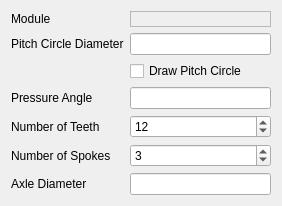
<?xml version="1.0" encoding="UTF-8"?>
<ui version="4.0">
 <class>FormWidget</class>
 <widget class="QWidget" name="FormWidget">
  <property name="geometry">
   <rect>
    <x>0</x>
    <y>0</y>
    <width>282</width>
    <height>167</height>
   </rect>
  </property>
  <property name="windowTitle">
   <string>Involute Spur Gear</string>
  </property>
  <property name="layoutDirection">
   <enum>Qt::LeftToRight</enum>
  </property>
  <layout class="QFormLayout" name="formLayout">
   <property name="fieldGrowthPolicy">
    <enum>QFormLayout::AllNonFixedFieldsGrow</enum>
   </property>
   <property name="labelAlignment">
    <set>Qt::AlignLeading|Qt::AlignLeft|Qt::AlignVCenter</set>
   </property>
   <item row="1" column="0">
    <widget class="QLabel" name="lblPitchCircleDiameter">
     <property name="text">
      <string>Pitch Circle Diameter</string>
     </property>
    </widget>
   </item>
   <item row="2" column="1">
    <widget class="QCheckBox" name="DrawPitchCircle">
     <property name="text">
      <string>Draw Pitch Circle</string>
     </property>
     <property name="checked">
      <bool>false</bool>
     </property>
     <property name="tristate">
      <bool>false</bool>
     </property>
    </widget>
   </item>
   <item row="3" column="0">
    <widget class="QLabel" name="lblPressureAngle">
     <property name="text">
      <string>Pressure Angle</string>
     </property>
    </widget>
   </item>
   <item row="4" column="1">
    <widget class="QSpinBox" name="NumberOfTeeth">
     <property name="toolTip">
      <string>Number of teeth the gear has</string>
     </property>
     <property name="minimum">
      <number>1</number>
     </property>
     <property name="maximum">
      <number>999</number>
     </property>
     <property name="value">
      <number>12</number>
     </property>
    </widget>
   </item>
   <item row="5" column="0">
    <widget class="QLabel" name="lblNumberOfSpokes">
     <property name="text">
      <string>Number of Spokes</string>
     </property>
    </widget>
   </item>
   <item row="5" column="1">
    <widget class="QSpinBox" name="NumberOfSpokes">
     <property name="toolTip">
      <string>If non-zero, spokes will be drawn</string>
     </property>
     <property name="maximum">
      <number>48</number>
     </property>
     <property name="value">
      <number>3</number>
     </property>
    </widget>
   </item>
   <item row="6" column="0">
    <widget class="QLabel" name="lblAxleDiameter">
     <property name="text">
      <string>Axle Diameter</string>
     </property>
    </widget>
   </item>
   <item row="4" column="0">
    <widget class="QLabel" name="lblNumberOfTeeth">
     <property name="text">
      <string>Number of Teeth</string>
     </property>
    </widget>
   </item>
   <item row="1" column="1">
    <widget class="QLineEdit" name="PitchCircleDiameter">
    </widget>
   </item>
   <item row="3" column="1">
    <widget class="QLineEdit" name="PressureAngle"/>
   </item>
   <item row="6" column="1">
    <widget class="QLineEdit" name="AxleDiameter"/>
   </item>
   <item row="0" column="0">
    <widget class="QLabel" name="lblModule">
     <property name="text">
      <string>Module</string>
     </property>
    </widget>
   </item>
   <item row="0" column="1">
    <widget class="QLabel" name="Module">
     <property name="frameShape">
      <enum>QFrame::StyledPanel</enum>
     </property>
     <property name="frameShadow">
      <enum>QFrame::Sunken</enum>
     </property>
    </widget>
   </item>
  </layout>
 </widget>
 <resources/>
 <connections/>
</ui>
